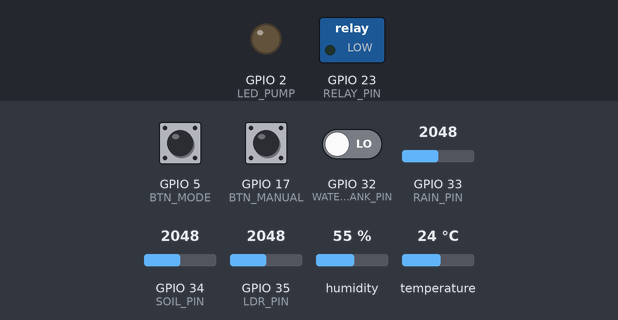
The sketch below on a simulated ESP32. Parts: switched loads named in the sketch (green lamp = pin HIGH), output pins drawn as LEDs (lit = HIGH). Inputs (shaded band) come from the test bench; at power-on: GPIO 32 (WATER_TANK_PIN) LOW, GPIO 33 (RAIN_PIN) = 2048, GPIO 5 (BTN_MODE) HIGH, GPIO 17 (BTN_MANUAL) HIGH, GPIO 34 (SOIL_PIN) = 2048, GPIO 35 (LDR_PIN) = 2048, humidity 55 %, temperature 24 °C. WiFi joins after 1.5 s; servers stay silent unless stated; no MQTT or app messages arrive unless stated; what the sketch prints to the serial monitor is not drawn.

Above: at 2.8 s.
2.9 s: GPIO 32 (WATER_TANK_PIN) driven HIGH
At 7.6 s:
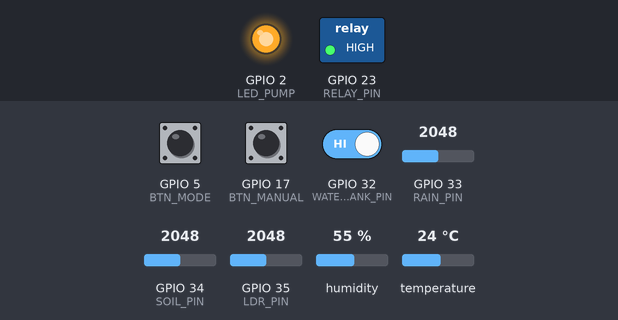
28.3 s: GPIO 33 (RAIN_PIN) set to 2540
Timing chart, 0 to 33.2 s (numbered marks = the images above; inputs shaded):
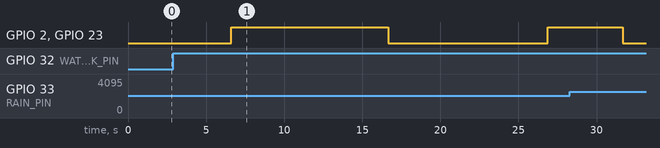

The sketch:

TuoiCayCoMua.ino.ino
```cpp
/******************************************************
 * ESP32 Smart Irrigation + MQTT (HiveMQ)
 * Counting Semaphore + Mutex (FreeRTOS)
 * - publishSem (Counting) gom nhiều tín hiệu -> publish 1 lần
 * - dataMutex (Mutex) bảo vệ dữ liệu dùng chung
 * Tích hợp water sensor đỏ làm cảm biến MƯA (analog) và xuất chung 1 dòng
 *
 * Tối ưu:
 * - Chỉ in PRETTY ra Serial; TELE chỉ publish (không in) để giảm nghẽn
 * - Tăng TELE_PERIOD_MS = 30000 (30s) để giảm tần suất
 * - Thêm delay trong mqttTask để tránh busy-loop
 * - Tránh in "nan" bằng kiểm tra isnan
 ******************************************************/

#include <WiFi.h>
#include <PubSubClient.h>
#include <WiFiClientSecure.h>
#include <DHT.h>

// FreeRTOS headers
#include "freertos/FreeRTOS.h"
#include "freertos/task.h"
#include "freertos/semphr.h"

/* ================== WiFi ================== */
// Thay bằng WiFi của bạn
const char* ssid     = "Cục nợ lùn";
const char* password = "22052004";

/* ================== HiveMQ Cloud ================== */
// Thông số MQTT (HiveMQ Cloud)
const char* mqtt_broker   = "b75315a3408e471b9a0617e5da3214a0.s1.eu.hivemq.cloud";
const int   mqtt_port     = 8883;
const char* mqtt_username = "VuDuyHoang";
const char* mqtt_password = "Hoang2703@";

/* Topics */
const char* TOPIC_TELE   = "esp32/telemetry";   // JSON telemetry (dùng cho Node-RED)
const char* TOPIC_STATE  = "esp32/state";       // trạng thái tóm tắt
const char* TOPIC_ALERT  = "esp32/alert";
const char* TOPIC_CMD    = "esp32/cmd";
const char* TOPIC_PRETTY = "esp32/test";        // chuỗi "đẹp"

/* ================== Pin & Sensors ================== */
#define DHTPIN 27
#define DHTTYPE DHT22
#define SOIL_PIN 34
#define LDR_PIN  35
#define WATER_TANK_PIN 32
#define RELAY_PIN 23
#define LED_PUMP 2
#define RAIN_PIN 33         // analog

/* Buttons (INPUT_PULLUP) */
#define BTN_MODE   5
#define BTN_MANUAL 17

DHT dht(DHTPIN, DHTTYPE);

/* ================== Shared State ================== */
volatile int   soilValue = 0;
volatile int   lightValue = 0;
volatile bool  tankHasWater = true;
volatile bool  isRaining = false;
volatile int   rainRawValue = 0;
volatile float temp = NAN;
volatile float hum  = NAN;

/* Modes */
bool manualMode = false;
bool pumpManualState = false;

/* Timing */
const unsigned long SOIL_ABSORB_DELAY = 10000;
const unsigned long WATER_TIME_HIGH   = 20000;
const unsigned long WATER_TIME_MEDIUM = 15000;
const unsigned long WATER_TIME_LOW    = 10000;

/* State */
enum WaterLevel { NO_WATER_TO_STOP, WAIT_SOIL_ABSORB, WATER_OFF, WATER_ON };
enum IrrigationLevel { IRRIGATION_NONE, IRRIGATION_LOW, IRRIGATION_MEDIUM, IRRIGATION_HIGH };

WaterLevel waterLevel = WATER_OFF;
unsigned long lastPumpOffTime = 0;
bool pumpActive = false;
unsigned long pumpEndTime = 0;

/* FreeRTOS Sync */
SemaphoreHandle_t dataMutex;
SemaphoreHandle_t publishSem;

#define PUB_SEM_MAX     20
// Tăng khoảng thời gian telemetry để giảm tần suất
#define TELE_PERIOD_MS  30000    // 30s

/* Alert anti-spam */
bool prevTankEmpty = false;
bool prevSoilDry   = false;
bool prevHighTemp  = false;

/* Thresholds */
const int   SOIL_DRY_THRESH      = 15;
const float HIGH_TEMP_THRESH     = 35.0;
const int   RAIN_ADC_THRESHOLD   = 2500;
const int   TANK_DIGITAL_ACTIVE  = HIGH;

/* MQTT client TLS */
WiFiClientSecure espClient;
PubSubClient client(espClient);

/* ============= Helpers ============= */
void setup_wifi() {
  Serial.println();
  Serial.printf("🔌 Kết nối WiFi: %s\n", ssid);

  WiFi.begin(ssid, password);
  while (WiFi.status() != WL_CONNECTED) {
    delay(400);
    Serial.print(".");
  }
  Serial.println("\n✅ Đã kết nối WiFi");
  Serial.print("📡 IP: ");
  Serial.println(WiFi.localIP());
}

void mqttEnsureConnected() {
  while (!client.connected()) {
    Serial.print("🔄 Kết nối MQTT...");
    if (client.connect("ESP32Client", mqtt_username, mqtt_password)) {
      Serial.println("OK");
      client.subscribe(TOPIC_CMD);
      Serial.printf("📥 Subscribed to %s\n", TOPIC_CMD);
    } else {
      Serial.print("❌ Lỗi MQTT, state=");
      Serial.println(client.state());
      vTaskDelay(pdMS_TO_TICKS(2000));
    }
  }
}

void mqttCallback(char* topic, byte* payload, unsigned int length) {
  String msg;
  for (unsigned int i = 0; i < length; i++) msg += (char)payload[i];
  msg.trim();
  Serial.printf("📩 Lệnh [%s]: %s\n", topic, msg.c_str());

  if (msg.equalsIgnoreCase("MODE:AUTO")) {
    manualMode = false;
    Serial.println("⚙️ Chế độ: TỰ ĐỘNG");
  } else if (msg.equalsIgnoreCase("MODE:MANUAL")) {
    manualMode = true;
    Serial.println("⚙️ Chế độ: THỦ CÔNG");
  } else if (msg.equalsIgnoreCase("PUMP:ON")) {
    pumpManualState = true;
    Serial.println("🟢 Bơm bật (từ app)");
  } else if (msg.equalsIgnoreCase("PUMP:OFF")) {
    pumpManualState = false;
    Serial.println("🔴 Bơm tắt (từ app)");
  } else {
    Serial.println("⚠️ Lệnh không hợp lệ");
    return;
  }
  xSemaphoreGive(publishSem);
}

/* Buttons (debounce) */
void checkButtons() {
  static int modeStable = HIGH, manualStable = HIGH;
  static int modeLastReading = HIGH, manualLastReading = HIGH;
  static unsigned long lastDebounceMode = 0, lastDebounceManual = 0;
  const unsigned long debounceDelay = 50;

  int modeReading = digitalRead(BTN_MODE);
  int manualReading = digitalRead(BTN_MANUAL);

  if (modeReading != modeLastReading) {
    lastDebounceMode = millis();
    modeLastReading = modeReading;
  }
  if ((millis() - lastDebounceMode) > debounceDelay) {
    if (modeStable != modeReading) {
      modeStable = modeReading;
      if (modeStable == HIGH) {
        manualMode = !manualMode;
        Serial.println(manualMode ? "⚙️ Đã chuyển sang THỦ CÔNG" : "⚙️ Đã chuyển sang TỰ ĐỘNG");
        xSemaphoreGive(publishSem);
      }
    }
  }

  if (manualReading != manualLastReading) {
    lastDebounceManual = millis();
    manualLastReading = manualReading;
  }
  if ((millis() - lastDebounceManual) > debounceDelay) {
    if (manualStable != manualReading) {
      manualStable = manualReading;
      if (manualStable == HIGH && manualMode) {
        pumpManualState = !pumpManualState;
        Serial.println(pumpManualState ? "🟢 Bơm bật (nút nhấn)" : "🔴 Bơm tắt (nút nhấn)");
        xSemaphoreGive(publishSem);
      }
    }
  }
}

void buttonTask(void *pv) {
  while (1) {
    checkButtons();
    vTaskDelay(pdMS_TO_TICKS(20));
  }
}

/* safePublish */
bool safePublish(const char* topic, const char* payload) {
  bool ok = client.publish(topic, payload);
  if (!ok) {
    Serial.printf("⚠️ publish thất bại. topic=%s, len=%d\n", topic, (int)strlen(payload));
  }
  return ok;
}

/* setPumpState - giữ nguyên nhưng bạn có thể bổ sung guard nếu cần */
void setPumpState(bool on) {
  digitalWrite(RELAY_PIN, on ? HIGH : LOW);
  digitalWrite(LED_PUMP,  on ? HIGH : LOW);
}

/* Tính mức tưới */
enum IrrigationLevel calculateIrrigationLevel(int soil, int light, float t, float h) {
  int soilScore = 0, tempScore = 0, humScore = 0, lightScore = 0;

  if (soil < 20) soilScore = 40;
  else if (soil < 40) soilScore = 25;
  else if (soil < 60) soilScore = 10;

  if (!isnan(t)) {
    if (t > 30) tempScore = 30;
    else if (t > 27) tempScore = 20;
    else if (t > 24) tempScore = 10;
  }

  if (!isnan(h)) {
    if (h < 40) humScore = 20;
    else if (h < 60) humScore = 10;
  }

  if (light > 70) lightScore = 15;
  else if (light > 40) lightScore = 7;

  int total = soilScore + tempScore + humScore + lightScore;
  Serial.printf("📊 Điểm tưới=%d (đất:%d,nhiệt:%d,ẩm:%d,ánh sáng:%d)\n",
                total, soilScore, tempScore, humScore, lightScore);

  if (total >= 70) return IRRIGATION_HIGH;
  else if (total >= 40) return IRRIGATION_MEDIUM;
  else if (total >= 20) return IRRIGATION_LOW;
  else return IRRIGATION_NONE;
}

/* ========== Tasks ========== */
// readSensorsTask
void readSensorsTask(void *pv) {
  vTaskDelay(pdMS_TO_TICKS(2000));
  while (1) {
    int soil = map(analogRead(SOIL_PIN), 0, 4095, 100, 0);
    soil = constrain(soil, 0, 100);

    int light = map(analogRead(LDR_PIN), 0, 4095, 100, 0);
    light = constrain(light, 0, 100);

    bool tank = (digitalRead(WATER_TANK_PIN) == TANK_DIGITAL_ACTIVE);

    float t = dht.readTemperature();
    float h = dht.readHumidity();

    int rainRaw = analogRead(RAIN_PIN);
    bool raining = (rainRaw >= RAIN_ADC_THRESHOLD);

    Serial.printf("🌧 Lượng mưa : %d -> %s | Đất : %d | Thùng nước : %s\n",
                  rainRaw, raining ? "Mưa" : "Không mưa", soil, tank ? "Đầy" : "Hết");

    if (xSemaphoreTake(dataMutex, pdMS_TO_TICKS(50)) == pdTRUE) {
      soilValue     = soil;
      lightValue    = light;
      tankHasWater  = tank;
      isRaining     = raining;
      rainRawValue  = rainRaw;
      if (!isnan(t)) temp = t;
      if (!isnan(h)) hum  = h;
      xSemaphoreGive(dataMutex);
    }

    // Alerts (anti-spam)
    bool tankEmptyNow = !tank;
    bool soilDryNow   = (soil <= SOIL_DRY_THRESH);
    bool highTempNow  = (!isnan(t) && t >= HIGH_TEMP_THRESH);

    if (tankEmptyNow && !prevTankEmpty) {
      safePublish(TOPIC_ALERT, "{\"canhbao\":\"Hết nước trong bể\"}");
      Serial.println("🚱 CẢNH BÁO: Bể hết nước");
      prevTankEmpty = true;
      xSemaphoreGive(publishSem);
    } else if (!tankEmptyNow && prevTankEmpty) prevTankEmpty = false;

    if (soilDryNow && !prevSoilDry) {
      safePublish(TOPIC_ALERT, "{\"canhbao\":\"Đất khô\"}");
      Serial.println("🌱 CẢNH BÁO: Đất khô");
      prevSoilDry = true;
      xSemaphoreGive(publishSem);
    } else if (!soilDryNow && prevSoilDry) prevSoilDry = false;

    if (highTempNow && !prevHighTemp) {
      safePublish(TOPIC_ALERT, "{\"canhbao\":\"Nhiệt độ cao\"}");
      Serial.println("🔥 CẢNH BÁO: Nhiệt độ cao");
      prevHighTemp = true;
      xSemaphoreGive(publishSem);
    } else if (!highTempNow && prevHighTemp) prevHighTemp = false;

    // Always signal new data (coalesce in mqttTask)
    xSemaphoreGive(publishSem);
    vTaskDelay(pdMS_TO_TICKS(7000));
  }
}

// pumpControlTask
void pumpControlTask(void *pv) {
  Serial.println("⏳ Khởi động điều khiển bơm (chờ 5s)...");
  vTaskDelay(pdMS_TO_TICKS(5000));

  while (1) {
    int s; int l; bool tank; float t; float h; bool raining;
    if (xSemaphoreTake(dataMutex, pdMS_TO_TICKS(20)) == pdTRUE) {
      s = soilValue; l = lightValue; tank = tankHasWater; t = temp; h = hum; raining = isRaining;
      xSemaphoreGive(dataMutex);
    }

    if (manualMode) {
      setPumpState(pumpManualState);
      vTaskDelay(pdMS_TO_TICKS(150));
      continue;
    }

    if (!tank) {
      setPumpState(false);
      pumpActive = false;
      waterLevel = NO_WATER_TO_STOP;
      vTaskDelay(pdMS_TO_TICKS(300));
      continue;
    }

    if (raining) {
      setPumpState(false);
      pumpActive = false;
      waterLevel = WATER_OFF;
      Serial.println("🌧 Trời mưa - Ngừng tưới");
      vTaskDelay(pdMS_TO_TICKS(500));
      continue;
    }

    if (pumpActive) {
      if (millis() >= pumpEndTime) {
        setPumpState(false);
        pumpActive = false;
        waterLevel = WAIT_SOIL_ABSORB;
        lastPumpOffTime = millis();
        Serial.println("✅ Hoàn tất 1 chu kỳ bơm, chờ đất thấm");
        xSemaphoreGive(publishSem);
      }
      vTaskDelay(pdMS_TO_TICKS(150));
      continue;
    }

    if (waterLevel == WAIT_SOIL_ABSORB) {
      if (millis() - lastPumpOffTime >= SOIL_ABSORB_DELAY) waterLevel = WATER_OFF;
      vTaskDelay(pdMS_TO_TICKS(150));
      continue;
    }

    IrrigationLevel level = calculateIrrigationLevel(s, l, t, h);
    if (level != IRRIGATION_NONE) {
      waterLevel = WATER_ON;
      pumpActive = true;
      switch (level) {
        case IRRIGATION_HIGH:
          pumpEndTime = millis() + WATER_TIME_HIGH; Serial.println("💧 Tưới nhiều"); break;
        case IRRIGATION_MEDIUM:
          pumpEndTime = millis() + WATER_TIME_MEDIUM; Serial.println("💧 Tưới vừa"); break;
        case IRRIGATION_LOW:
          pumpEndTime = millis() + WATER_TIME_LOW; Serial.println("💧 Tưới ít"); break;
        default: break;
      }
      setPumpState(true);
      xSemaphoreGive(publishSem);
    }
    vTaskDelay(pdMS_TO_TICKS(150));
  }
}

/* ================== MQTT Task ================== */
// Task MQTT: xử lý kết nối + publish khi có tín hiệu
void mqttTask(void *pv) {
  const TickType_t TELE_PERIOD = pdMS_TO_TICKS(TELE_PERIOD_MS);
  TickType_t lastTele = xTaskGetTickCount();
  TickType_t lastDebug = xTaskGetTickCount();

  for (;;) {
    mqttEnsureConnected();
    client.loop();

    // Đến chu kỳ telemetry → bắn tín hiệu publish
    if (xTaskGetTickCount() - lastTele >= TELE_PERIOD) {
      xSemaphoreGive(publishSem);
      lastTele = xTaskGetTickCount();
    }

    // Chờ tín hiệu publish (tăng timeout để giảm wake-ups)
    if (xSemaphoreTake(publishSem, pdMS_TO_TICKS(3000)) == pdTRUE) {

      // Coalesce: drain remaining tokens để publish 1 lần
      while (uxSemaphoreGetCount(publishSem) > 0) {
        xSemaphoreTake(publishSem, 0);
      }

      // Snapshot dữ liệu
      int s = 0, l = 0, rainRaw = 0;
      float t = NAN, h = NAN;
      bool tank = true, mode = false, raining = false;
      bool pumpOn = false;
      WaterLevel wl;

      if (xSemaphoreTake(dataMutex, pdMS_TO_TICKS(30)) == pdTRUE) {
        s        = soilValue;
        l        = lightValue;
        t        = temp;
        h        = hum;
        tank     = tankHasWater;
        raining  = isRaining;
        rainRaw  = rainRawValue;
        xSemaphoreGive(dataMutex);
      }

      mode = manualMode;
      wl   = waterLevel;
      pumpOn = mode ? pumpManualState : (wl == WATER_ON || pumpActive);

      int rainPct = map(rainRaw, 0, 4095, 0, 100);
      rainPct = constrain(rainPct, 0, 100);

      const char* tankStr = tank ? "Đầy" : "Hết";
      const char* pumpStr = pumpOn ? "Bật" : "Tắt";
      const char* modeStr = mode ? "Thủ công" : "Tự động";

      // ===== 1) PRETTY: in ra Serial (human-readable) =====
      char pretty[384];
      // Nếu temp/hum là NaN thì in "--" thay vì nan
      if (isnan(t)) t = NAN; // keep NAN for formatting check below
      if (isnan(h)) h = NAN;

      // Format với kiểm tra isnan — dùng sprintf trực tiếp khó kiểm soát, nên build bằng snprintf tuỳ trường hợp
      if (isnan(t) || isnan(h)) {
        // show -- cho temp/hum nếu NaN
        if (isnan(t) && isnan(h)) {
          snprintf(pretty, sizeof(pretty),
                   "🌡Nhiệt độ: -- | 💧Độ ẩm: -- | 🌱Đất: %d%% | ☀️Ánh sáng: %d%% | 🌧Mưa: %d%% (%s) | 🪣Thùng nước: %s | Bơm: %s | Chế độ: %s",
                   s, l, rainPct, raining ? "Mưa" : "Không mưa", tankStr, pumpStr, modeStr);
        } else if (isnan(t)) {
          snprintf(pretty, sizeof(pretty),
                   "🌡Nhiệt độ: -- | 💧Độ ẩm: %.1f%% | 🌱Đất: %d%% | ☀️Ánh sáng: %d%% | 🌧Mưa: %d%% (%s) | 🪣Thùng nước: %s | Bơm: %s | Chế độ: %s",
                   h, s, l, rainPct, raining ? "Mưa" : "Không mưa", tankStr, pumpStr, modeStr);
        } else {
          snprintf(pretty, sizeof(pretty),
                   "🌡Nhiệt độ: %.1f°C | 💧Độ ẩm: -- | 🌱Đất: %d%% | ☀️Ánh sáng: %d%% | 🌧Mưa: %d%% (%s) | 🪣Thùng nước: %s | Bơm: %s | Chế độ: %s",
                   t, s, l, rainPct, raining ? "Mưa" : "Không mưa", tankStr, pumpStr, modeStr);
        }
      } else {
        snprintf(pretty, sizeof(pretty),
                 "🌡Nhiệt độ: %.1f°C | 💧Độ ẩm: %.1f%% | 🌱Đất: %d%% | ☀️Ánh sáng: %d%% | 🌧Mưa: %d%% (%s) | 🪣Thùng nước: %s | Bơm: %s | Chế độ: %s",
                 t, h, s, l, rainPct, raining ? "Mưa" : "Không mưa", tankStr, pumpStr, modeStr);
      }

      // ONLY print PRETTY to Serial (human readable)
      Serial.printf("📤 MQTT PRETTY: %s\n", pretty);
      // Publish PRETTY
      safePublish(TOPIC_PRETTY, pretty);

      // ===== 2) TELE: chỉ publish lên MQTT (KHÔNG in ra Serial) =====
      char tele[512];
      // Build tele JSON carefully: if t/h NaN, put null to keep JSON valid
      if (isnan(t) && isnan(h)) {
        snprintf(tele, sizeof(tele),
          "{"
            "\"temp_c\":null,"
            "\"hum_pct\":null,"
            "\"soil_pct\":%d,"
            "\"light_pct\":%d,"
            "\"rain_raw\":%d,"
            "\"rain_pct\":%d,"
            "\"raining\":%s,"
            "\"tank\":\"%s\","
            "\"mode\":\"%s\","
            "\"pump\":\"%s\""
          "}",
          s, l, rainRaw, rainPct, (raining ? "true" : "false"),
          tank ? "Đầy" : "Hết",
          mode ? "Thủ công" : "Tự động",
          pumpOn ? "Bật" : "Tắt"
        );
      } else if (isnan(t)) {
        snprintf(tele, sizeof(tele),
          "{"
            "\"temp_c\":null,"
            "\"hum_pct\":%.1f,"
            "\"soil_pct\":%d,"
            "\"light_pct\":%d,"
            "\"rain_raw\":%d,"
            "\"rain_pct\":%d,"
            "\"raining\":%s,"
            "\"tank\":\"%s\","
            "\"mode\":\"%s\","
            "\"pump\":\"%s\""
          "}",
          h, s, l, rainRaw, rainPct, (raining ? "true" : "false"),
          tank ? "Đầy" : "Hết",
          mode ? "Thủ công" : "Tự động",
          pumpOn ? "Bật" : "Tắt"
        );
      } else if (isnan(h)) {
        snprintf(tele, sizeof(tele),
          "{"
            "\"temp_c\":%.1f,"
            "\"hum_pct\":null,"
            "\"soil_pct\":%d,"
            "\"light_pct\":%d,"
            "\"rain_raw\":%d,"
            "\"rain_pct\":%d,"
            "\"raining\":%s,"
            "\"tank\":\"%s\","
            "\"mode\":\"%s\","
            "\"pump\":\"%s\""
          "}",
          t, s, l, rainRaw, rainPct, (raining ? "true" : "false"),
          tank ? "Đầy" : "Hết",
          mode ? "Thủ công" : "Tự động",
          pumpOn ? "Bật" : "Tắt"
        );
      } else {
        snprintf(tele, sizeof(tele),
          "{"
            "\"temp_c\":%.1f,"
            "\"hum_pct\":%.1f,"
            "\"soil_pct\":%d,"
            "\"light_pct\":%d,"
            "\"rain_raw\":%d,"
            "\"rain_pct\":%d,"
            "\"raining\":%s,"
            "\"tank\":\"%s\","
            "\"mode\":\"%s\","
            "\"pump\":\"%s\""
          "}",
          t, h, s, l,
          rainRaw, rainPct, (raining ? "true" : "false"),
          tank ? "Đầy" : "Hết",
          mode ? "Thủ công" : "Tự động",
          pumpOn ? "Bật" : "Tắt"
        );
      }

      // Publish telemetry but DO NOT Serial.print it
      safePublish(TOPIC_TELE, tele);

      // ===== 3) State (tóm tắt) =====
      char stateMsg[160];
      snprintf(stateMsg, sizeof(stateMsg),
        "{"
          "\"Chế độ\":\"%s\","
          "\"Bơm\":\"%s\""
        "}",
        mode ? "Thủ công 🖐" : "Tự động 🤖",
        pumpOn ? "BẬT 🚰" : "TẮT ⛔"
      );
      safePublish(TOPIC_STATE, stateMsg);

      // End publish handling
    } // end if semaphore

    // In định kỳ debug heap/stack (giảm tần suất)
    if (xTaskGetTickCount() - lastDebug >= pdMS_TO_TICKS(60000)) { // 60s
      Serial.printf("[DEBUG] Free heap: %d bytes | mqttTask stack watermark: %u\n",
                    ESP.getFreeHeap(), (unsigned)uxTaskGetStackHighWaterMark(NULL));
      lastDebug = xTaskGetTickCount();
    }

    // Cho CPU nghỉ tránh busy-loop; điều chỉnh để giảm wake-ups
    vTaskDelay(pdMS_TO_TICKS(3000)); // 3s
  }
}

/* ================== Setup/Loop ================== */
void setup() {
  Serial.begin(115200);
  dht.begin();

  // IO setup
  pinMode(SOIL_PIN, INPUT);
  pinMode(LDR_PIN, INPUT);
  pinMode(WATER_TANK_PIN, INPUT);
  pinMode(RAIN_PIN, INPUT);
  pinMode(RELAY_PIN, OUTPUT);
  pinMode(LED_PUMP, OUTPUT);
  setPumpState(false);

  pinMode(BTN_MODE, INPUT_PULLUP);
  pinMode(BTN_MANUAL, INPUT_PULLUP);

  // Create mutex & semaphore
  dataMutex  = xSemaphoreCreateMutex();
  publishSem = xSemaphoreCreateCounting(PUB_SEM_MAX, 0);

  if (!dataMutex || !publishSem) {
    Serial.println("❌ Khởi tạo semaphore/mutex thất bại!");
    while (1) vTaskDelay(pdMS_TO_TICKS(1000));
  }

  // WiFi + MQTT
  setup_wifi();
  espClient.setInsecure();
  client.setServer(mqtt_broker, mqtt_port);
  client.setBufferSize(1024);
  client.setCallback(mqttCallback);

  // Create tasks (pin to core 1)
  xTaskCreatePinnedToCore(readSensorsTask, "ReadSensors", 4096, NULL, 1, NULL, 1);
  xTaskCreatePinnedToCore(pumpControlTask, "PumpControl", 4096, NULL, 1, NULL, 1);
  xTaskCreatePinnedToCore(buttonTask,      "ButtonTask",  2048, NULL, 2, NULL, 1);
  xTaskCreatePinnedToCore(mqttTask,        "MQTTTask",    6144, NULL, 2, NULL, 1);

  // Initial publish
  xSemaphoreGive(publishSem);
}

void loop() {
  // All work handled in tasks
}
```

Measured:
- after the input at 2.9 s, GPIO 2 (LED_PUMP), GPIO 23 (RELAY_PIN): LOW → HIGH after 3.7 s, → LOW 10.1 s later, → HIGH 10.2 s later
